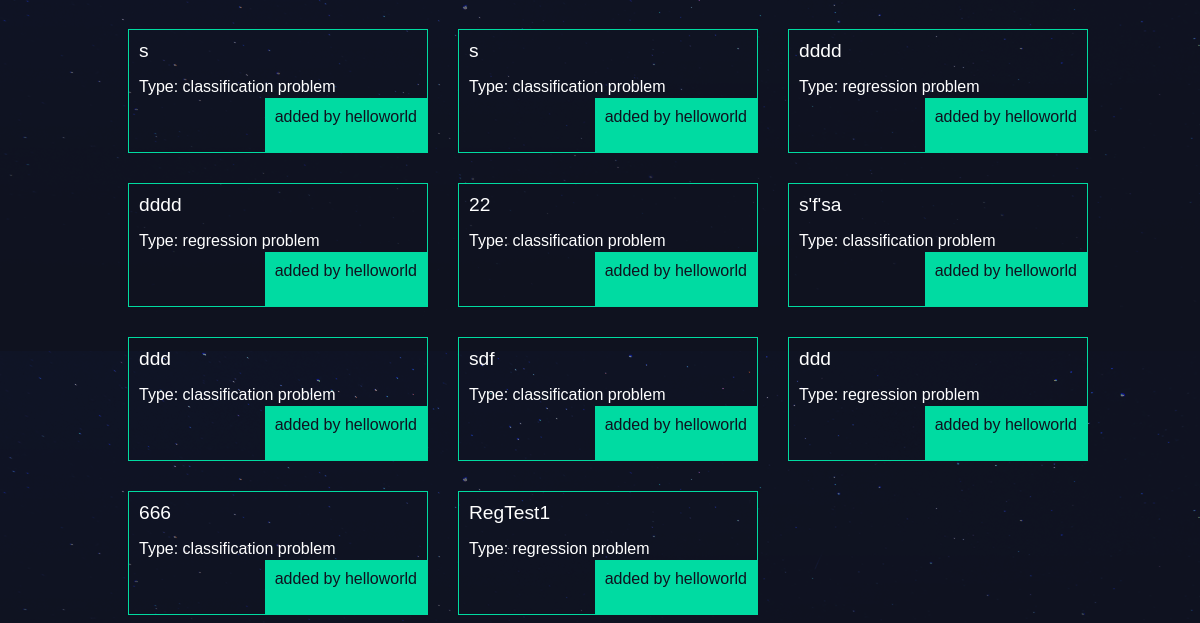
Before: /projects/individual/helloworld/ (signed in, lower part) with the older database file.
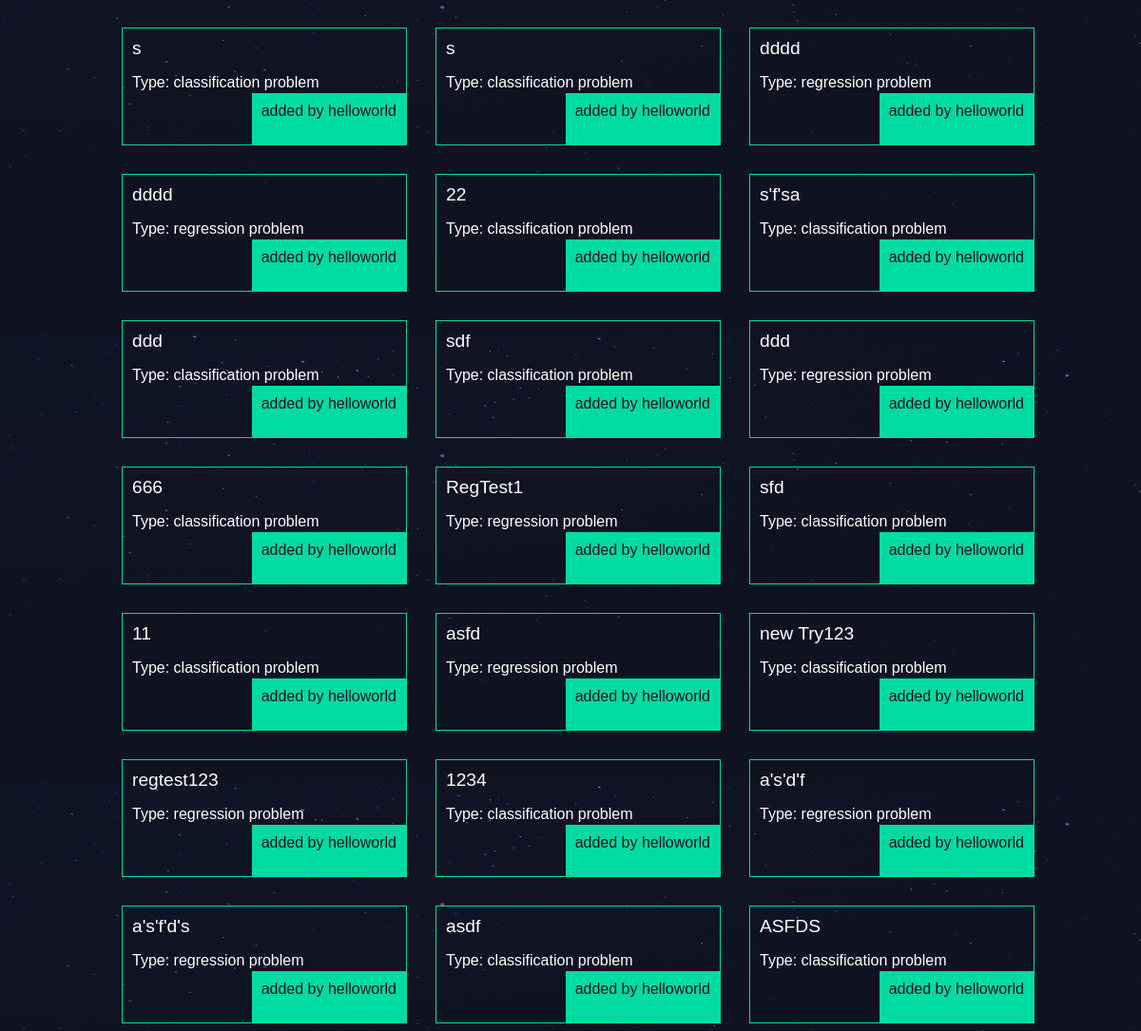
After: the same page with the newer database file.
### projects/models.py (models this page shows, shortened)
class Project(models.Model):
    title = models.CharField(max_length = 100)
    description = models.TextField(blank=True)
    predict_type = models.CharField(max_length=100,blank=True)
    creator = models.ForeignKey(User, default=None, on_delete=models.CASCADE)
    date = models.DateTimeField(auto_now_add=True) #automatically added when created.
    labeled_data = models.FileField(upload_to='labeled_data')
    attribute_num = models.IntegerField(null=True)
    accurate_list = models.TextField(blank=True)
    accurate_rate = models.CharField(blank=True, max_length = 50)
    mean_squared_error = models.CharField(blank=True, max_length = 50)
    algorithm_selected = models.CharField(blank=True, max_length = 50)
    unlabeled_data = models.CharField(max_length=500)
    predict_result = models.TextField(blank=True)
    comment = models.TextField(blank=True)

### projects/views.py (the view)
# urls.py: path('individual/<slug:user_name>/', views.individual_list, name="individual_list"),
@login_required(login_url="accounts:login")
def individual_list(request, user_name):
    projects = Project.objects.filter(creator__username__exact=user_name)
    return render(request, 'projects/individual_list.html',{'projects':projects})

### projects/templates/projects/individual_list.html (shortened to what this page needs)
{% extends 'base_layout.html' %}
{% block content%}
    <div class="projects">
    {% for project in projects %}
        <div class="project">
            <h2><a href="{% url 'projects:detail' project.id %}">{{ project.title }}</a></h2>
            <p class="type">Type: {{ project.predict_type }} problem</p>
            <pa class="creator">added by {{ project.creator }}</p>
        </div>
    {% endfor %}
    </div>
{% endblock %}

Changed rows visible on the page:
added Project: title "sfd", predict_type "classification", creator "helloworld"
added Project: title "11", predict_type "classification", creator "helloworld"
added Project: title "asfd", predict_type "regression", creator "helloworld"
added Project: title "new Try123", predict_type "classification", creator "helloworld"
added Project: title "regtest123", predict_type "regression", creator "helloworld"
added Project: title "1234", predict_type "classification", creator "helloworld"
added Project: title "a's'd'f", predict_type "regression", creator "helloworld"
added Project: title "a's'f'd's", predict_type "regression", creator "helloworld"
added Project: title "asdf", predict_type "classification", creator "helloworld"
added Project: title "ASFDS", predict_type "classification", creator "helloworld"
